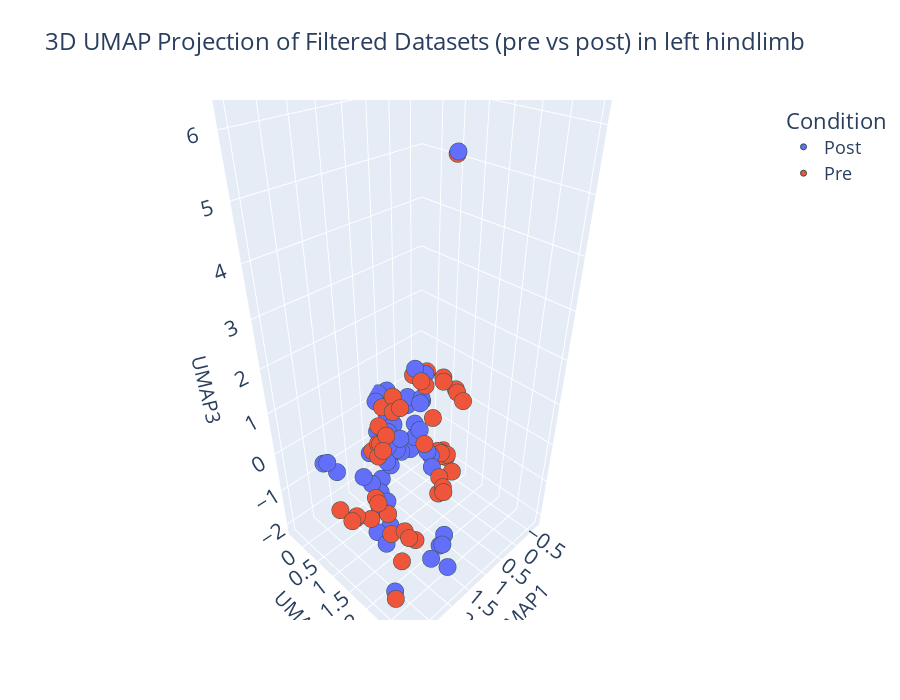
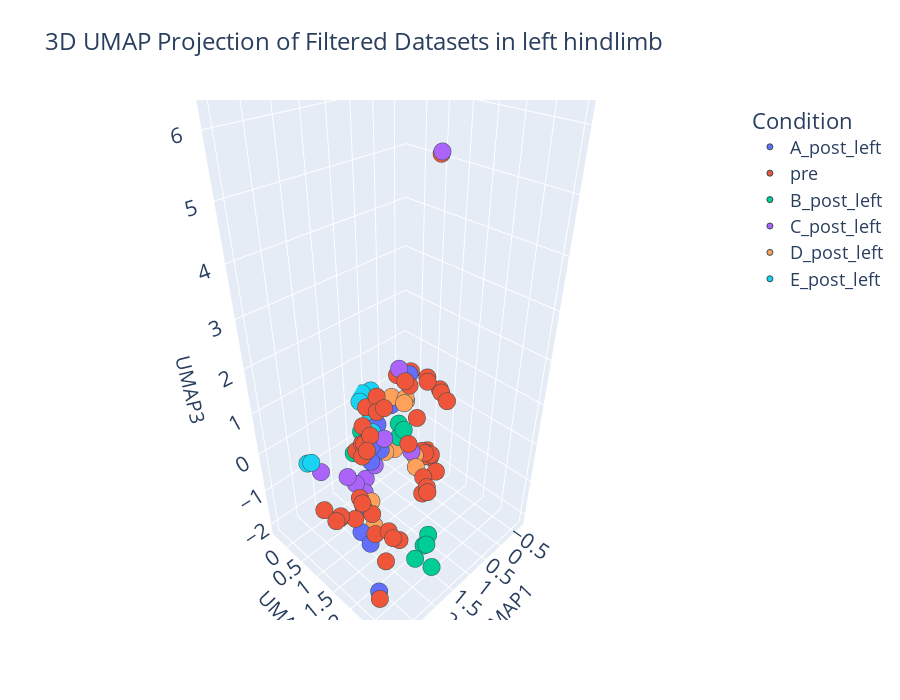

Source (notebook cell) for these figures, in order:
### Markdown cell above
## UMAP projection of the left limb

### Code cell
SCATTER_SIZE = 6
SCATTER_LINE_WIDTH = 1
SCATTER_SYMBOL = 'circle'
LEGEND_FONT_SIZE = 18
TITLE_FONT_SIZE = 24
AXIS_FONT_SIZE = 16
AXIS_TITLE_FONT_SIZE = 20

PRE_LABEL = "pre"
POST_LABEL = "post"

# Extract the specific post conditions for left hindlimb
def extract_post_condition(label):
    if POST_LABEL in label.lower():
        return label
    else:
        return PRE_LABEL

umap_plot_df["Dataset_label"] = umap_plot_df["Dataset"].map(dataset_label_map)
umap_plot_df_left = umap_plot_df[umap_plot_df["Dataset_label"].str.contains("left")]

umap_plot_df_left["Condition"] = umap_plot_df_left["Dataset_label"].apply(lambda x: "Pre" if "pre" in x.lower() else "Post")

fig = px.scatter_3d(
    umap_plot_df_left,
    x="UMAP1",
    y="UMAP2",
    z="UMAP3",
    color="Condition",
    symbol=None,
    hover_data=umap_plot_df_left.columns,
    title="3D UMAP Projection of Filtered Datasets (pre vs post) in left hindlimb"
)
fig.update_traces(marker=dict(size=SCATTER_SIZE, line=dict(width=SCATTER_LINE_WIDTH, color='DarkSlateGrey'), symbol=SCATTER_SYMBOL))
fig.update_layout(
    legend=dict(title="Condition", x=1.05, y=1, font=dict(size=LEGEND_FONT_SIZE)),
    width=900,
    height=700,
    scene=dict(
        xaxis=dict(title_font=dict(size=AXIS_TITLE_FONT_SIZE), tickfont=dict(size=AXIS_FONT_SIZE)),
        yaxis=dict(title_font=dict(size=AXIS_TITLE_FONT_SIZE), tickfont=dict(size=AXIS_FONT_SIZE)),
        zaxis=dict(title_font=dict(size=AXIS_TITLE_FONT_SIZE), tickfont=dict(size=AXIS_FONT_SIZE)),
    ),
    title=dict(font=dict(size=TITLE_FONT_SIZE))
)
fig.show()

umap_plot_df_left["Post_Condition"] = umap_plot_df_left["Dataset_label"].apply(extract_post_condition)

fig = px.scatter_3d(
    umap_plot_df_left,
    x="UMAP1",
    y="UMAP2",
    z="UMAP3",
    color="Post_Condition",
    symbol=None,
    hover_data=umap_plot_df_left.columns,
    title="3D UMAP Projection of Filtered Datasets in left hindlimb"
)
fig.update_traces(marker=dict(size=SCATTER_SIZE, line=dict(width=SCATTER_LINE_WIDTH, color='DarkSlateGrey'), symbol=SCATTER_SYMBOL))
fig.update_layout(
    legend=dict(title="Condition", x=1.05, y=1, font=dict(size=LEGEND_FONT_SIZE)),
    width=900,
    height=700,
    scene=dict(
        xaxis=dict(title_font=dict(size=AXIS_TITLE_FONT_SIZE), tickfont=dict(size=AXIS_FONT_SIZE)),
        yaxis=dict(title_font=dict(size=AXIS_TITLE_FONT_SIZE), tickfont=dict(size=AXIS_FONT_SIZE)),
        zaxis=dict(title_font=dict(size=AXIS_TITLE_FONT_SIZE), tickfont=dict(size=AXIS_FONT_SIZE)),
    ),
    title=dict(font=dict(size=TITLE_FONT_SIZE))
)
fig.show()

### Figure 1 — Plotly figure (JSON) as saved in the notebook; plotly's stock layout.template omitted (floating-point values rounded to 4 significant figures; data arrays with more than 128 entries replaced by an {"elided": "..."} marker saying what was removed)
{"data": [{"customdata": {"elided": "50x4 mixed values"}, "hovertemplate": "Condition=%{customdata[3]}<br>UMAP1=%{x}<br>UMAP2=%{y}<br>UMAP3=%{z}<br>Dataset=%{customdata[0]}<br>Mouse=%{customdata[1]}<br>Dataset_label=%{customdata[2]}<extra></extra>", "legendgroup": "Post", "marker": {"color": "#636efa", "line": {"color": "DarkSlateGrey", "width": 1}, "size": 6, "symbol": "circle"}, "mode": "markers", "name": "Post", "scene": "scene", "showlegend": true, "type": "scatter3d", "x": [-0.3835, 0.343, 1.386, 0.1885, 1.6, 2.004, 1.255, 1.883, 0.3651, 1.628, 0.08153, 1.657, 1.739, 2.291, 1.323, 0.7176, -0.02554, 1.64, 1.076, 2.202, 1.558, 2.277, 0.7772, 0.1679, 0.6493, -0.06578, 0.05996, -0.07529, -0.03103, 1.567, 1.825, 0.4286, 0.4983, 0.2873, -0.5768, 0.6719, 2.374, 0.4987, 0.4584, 0.4445, 0.8345, 2.425, 0.6106, 1.879, 0.4684, 0.7355, 1.205, 2.245, 0.9614, 2.668], "y": [0.05372, 0.6023, 2.307, 0.3029, 2.459, 2.548, 0.2943, 2.854, 0.482, 2.414, -0.03287, 0.5123, 0.3721, 0.2402, 0.4531, 0.8416, 0.4871, 0.5029, 0.4735, 2.999, 0.6761, 1.622, 0.4631, 0.06332, 0.3531, 0.2703, 0.3369, 0.5437, 0.2864, 0.8851, 1.242, 0.4107, -0.04059, 0.9235, 0.4955, -0.02808, 0.06513, -0.3495, -0.3237, -0.284, -0.206, 0.005623, -0.3779, 1.001, -0.2787, 0.3008, 0.5107, 1.33, 0.2694, 2.262], "z": [0.3217, -0.4691, -1.449, -0.5725, -1.418, -1.384, -0.134, -1.452, -0.7374, -1.462, -0.3157, -0.312, -1.019, -0.5774, -1.314, 1.439, -1.416, -1.192, -1.08, 6.254, -1.377, -1.536, -0.5267, 0.01326, -1.06, -0.1092, -0.06306, -1.53, -0.006998, -1.48, -1.709, -1.088, -0.6192, -1.372, -1.868, -0.7209, -0.3876, -0.04239, -0.2304, 0.1496, 0.1141, -0.414, 0.1131, -1.351, -0.49, -0.9815, -0.8636, -1.472, -0.7598, -2.0]}, {"customdata": {"elided": "50x4 mixed values"}, "hovertemplate": "Condition=%{customdata[3]}<br>UMAP1=%{x}<br>UMAP2=%{y}<br>UMAP3=%{z}<br>Dataset=%{customdata[0]}<br>Mouse=%{customdata[1]}<br>Dataset_label=%{customdata[2]}<extra></extra>", "legendgroup": "Pre", "marker": {"color": "#EF553B", "line": {"color": "DarkSlateGrey", "width": 1}, "size": 6, "symbol": "circle"}, "mode": "markers", "name": "Pre", "scene": "scene", "showlegend": true, "type": "scatter3d", "x": [2.768, 0.7098, 1.652, 0.77, -0.4384, -0.4131, -0.4135, 2.338, 2.254, 0.8936, 3.042, 2.333, 1.454, 0.9584, 1.631, 1.18, 2.745, -0.6796, 1.732, 1.109, 1.227, 2.299, 1.608, 1.42, 1.497, 0.1291, 1.474, 0.05059, 0.1269, 2.639, 2.488, -0.6178, -0.548, 1.375, 0.4622, 0.07667, 2.085, -0.5307, 2.571, 2.112, 2.528, 0.4881, -0.4858, 2.951, 0.2848, -0.6438, 2.064, 3.021, 1.06, 2.919], "y": [1.808, 1.109, 0.7723, 1.056, 0.04395, 0.4519, 0.5432, 2.199, 2.388, 1.487, 1.623, 2.306, 0.5784, 0.4613, 0.8092, 0.6977, 2.361, 0.376, 0.689, 0.3091, 1.597, 1.796, 0.967, 2.258, 2.22, 1.558, 2.325, 1.296, 1.031, 2.435, 1.941, 0.5266, 0.6121, 2.123, 1.644, 1.358, 1.405, 0.4903, 1.786, 1.304, 1.674, 0.5536, 0.492, 1.64, 1.18, 0.4113, 2.868, 1.267, 0.776, 1.583], "z": [-0.2602, 1.181, 0.1099, 1.287, 0.3663, -1.678, -1.691, -0.6222, -0.7725, 0.7276, -0.2464, -0.7215, 0.3089, 0.6926, 0.1112, 0.576, -2.051, -1.948, -0.08063, 0.421, 0.3658, -1.081, 0.4096, -0.1409, -0.2766, 0.7329, -0.1793, 0.8343, 1.023, -0.969, -0.2547, -1.963, -1.778, -0.01492, -0.8658, 0.804, 0.6364, -1.804, -0.03751, 0.4477, -0.0178, 1.018, -1.868, -0.1801, 1.083, -1.841, 6.17, -0.267, 0.6448, -0.3039]}], "layout": {"height": 700, "legend": {"font": {"size": 18}, "title": {"text": "Condition"}, "tracegroupgap": 0, "x": 1.05, "y": 1}, "scene": {"domain": {"x": [0, 1], "y": [0, 1]}, "xaxis": {"tickfont": {"size": 16}, "title": {"font": {"size": 20}, "text": "UMAP1"}}, "yaxis": {"tickfont": {"size": 16}, "title": {"font": {"size": 20}, "text": "UMAP2"}}, "zaxis": {"tickfont": {"size": 16}, "title": {"font": {"size": 20}, "text": "UMAP3"}}}, "title": {"font": {"size": 24}, "text": "3D UMAP Projection of Filtered Datasets (pre vs post) in left hindlimb"}, "width": 900}}

### Figure 2 — Plotly figure (JSON) as saved in the notebook; plotly's stock layout.template omitted (floating-point values rounded to 4 significant figures; data arrays with more than 128 entries replaced by an {"elided": "..."} marker saying what was removed)
{"data": [{"customdata": [[0, 0, "A_post_left", "Post", "A_post_left"], [0, 20, "A_post_left", "Post", "A_post_left"], [0, 42, "A_post_left", "Post", "A_post_left"], [0, 64, "A_post_left", "Post", "A_post_left"], [0, 86, "A_post_left", "Post", "A_post_left"], [0, 90, "A_post_left", "Post", "A_post_left"], [0, 92, "A_post_left", "Post", "A_post_left"], [0, 94, "A_post_left", "Post", "A_post_left"], [0, 96, "A_post_left", "Post", "A_post_left"], [0, 98, "A_post_left", "Post", "A_post_left"]], "hovertemplate": "Post_Condition=%{customdata[4]}<br>UMAP1=%{x}<br>UMAP2=%{y}<br>UMAP3=%{z}<br>Dataset=%{customdata[0]}<br>Mouse=%{customdata[1]}<br>Dataset_label=%{customdata[2]}<br>Condition=%{customdata[3]}<extra></extra>", "legendgroup": "A_post_left", "marker": {"color": "#636efa", "line": {"color": "DarkSlateGrey", "width": 1}, "size": 6, "symbol": "circle"}, "mode": "markers", "name": "A_post_left", "scene": "scene", "showlegend": true, "type": "scatter3d", "x": [-0.3835, 0.08153, 2.277, 0.4983, 1.879, 0.7355, 1.205, 2.245, 0.9614, 2.668], "y": [0.05372, -0.03287, 1.622, -0.04059, 1.001, 0.3008, 0.5107, 1.33, 0.2694, 2.262], "z": [0.3217, -0.3157, -1.536, -0.6192, -1.351, -0.9815, -0.8636, -1.472, -0.7598, -2.0]}, {"customdata": {"elided": "50x5 mixed values"}, "hovertemplate": "Post_Condition=%{customdata[4]}<br>UMAP1=%{x}<br>UMAP2=%{y}<br>UMAP3=%{z}<br>Dataset=%{customdata[0]}<br>Mouse=%{customdata[1]}<br>Dataset_label=%{customdata[2]}<br>Condition=%{customdata[3]}<extra></extra>", "legendgroup": "pre", "marker": {"color": "#EF553B", "line": {"color": "DarkSlateGrey", "width": 1}, "size": 6, "symbol": "circle"}, "mode": "markers", "name": "pre", "scene": "scene", "showlegend": true, "type": "scatter3d", "x": [2.768, 0.7098, 1.652, 0.77, -0.4384, -0.4131, -0.4135, 2.338, 2.254, 0.8936, 3.042, 2.333, 1.454, 0.9584, 1.631, 1.18, 2.745, -0.6796, 1.732, 1.109, 1.227, 2.299, 1.608, 1.42, 1.497, 0.1291, 1.474, 0.05059, 0.1269, 2.639, 2.488, -0.6178, -0.548, 1.375, 0.4622, 0.07667, 2.085, -0.5307, 2.571, 2.112, 2.528, 0.4881, -0.4858, 2.951, 0.2848, -0.6438, 2.064, 3.021, 1.06, 2.919], "y": [1.808, 1.109, 0.7723, 1.056, 0.04395, 0.4519, 0.5432, 2.199, 2.388, 1.487, 1.623, 2.306, 0.5784, 0.4613, 0.8092, 0.6977, 2.361, 0.376, 0.689, 0.3091, 1.597, 1.796, 0.967, 2.258, 2.22, 1.558, 2.325, 1.296, 1.031, 2.435, 1.941, 0.5266, 0.6121, 2.123, 1.644, 1.358, 1.405, 0.4903, 1.786, 1.304, 1.674, 0.5536, 0.492, 1.64, 1.18, 0.4113, 2.868, 1.267, 0.776, 1.583], "z": [-0.2602, 1.181, 0.1099, 1.287, 0.3663, -1.678, -1.691, -0.6222, -0.7725, 0.7276, -0.2464, -0.7215, 0.3089, 0.6926, 0.1112, 0.576, -2.051, -1.948, -0.08063, 0.421, 0.3658, -1.081, 0.4096, -0.1409, -0.2766, 0.7329, -0.1793, 0.8343, 1.023, -0.969, -0.2547, -1.963, -1.778, -0.01492, -0.8658, 0.804, 0.6364, -1.804, -0.03751, 0.4477, -0.0178, 1.018, -1.868, -0.1801, 1.083, -1.841, 6.17, -0.267, 0.6448, -0.3039]}, {"customdata": [[4, 2, "B_post_left", "Post", "B_post_left"], [4, 4, "B_post_left", "Post", "B_post_left"], [4, 6, "B_post_left", "Post", "B_post_left"], [4, 8, "B_post_left", "Post", "B_post_left"], [4, 10, "B_post_left", "Post", "B_post_left"], [4, 12, "B_post_left", "Post", "B_post_left"], [4, 14, "B_post_left", "Post", "B_post_left"], [4, 16, "B_post_left", "Post", "B_post_left"], [4, 18, "B_post_left", "Post", "B_post_left"], [4, 22, "B_post_left", "Post", "B_post_left"]], "hovertemplate": "Post_Condition=%{customdata[4]}<br>UMAP1=%{x}<br>UMAP2=%{y}<br>UMAP3=%{z}<br>Dataset=%{customdata[0]}<br>Mouse=%{customdata[1]}<br>Dataset_label=%{customdata[2]}<br>Condition=%{customdata[3]}<extra></extra>", "legendgroup": "B_post_left", "marker": {"color": "#00cc96", "line": {"color": "DarkSlateGrey", "width": 1}, "size": 6, "symbol": "circle"}, "mode": "markers", "name": "B_post_left", "scene": "scene", "showlegend": true, "type": "scatter3d", "x": [0.343, 1.386, 0.1885, 1.6, 2.004, 1.255, 1.883, 0.3651, 1.628, 1.657], "y": [0.6023, 2.307, 0.3029, 2.459, 2.548, 0.2943, 2.854, 0.482, 2.414, 0.5123], "z": [-0.4691, -1.449, -0.5725, -1.418, -1.384, -0.134, -1.452, -0.7374, -1.462, -0.312]}, {"customdata": [[8, 24, "C_post_left", "Post", "C_post_left"], [8, 26, "C_post_left", "Post", "C_post_left"], [8, 28, "C_post_left", "Post", "C_post_left"], [8, 30, "C_post_left", "Post", "C_post_left"], [8, 32, "C_post_left", "Post", "C_post_left"], [8, 34, "C_post_left", "Post", "C_post_left"], [8, 36, "C_post_left", "Post", "C_post_left"], [8, 38, "C_post_left", "Post", "C_post_left"], [8, 40, "C_post_left", "Post", "C_post_left"], [8, 44, "C_post_left", "Post", "C_post_left"]], "hovertemplate": "Post_Condition=%{customdata[4]}<br>UMAP1=%{x}<br>UMAP2=%{y}<br>UMAP3=%{z}<br>Dataset=%{customdata[0]}<br>Mouse=%{customdata[1]}<br>Dataset_label=%{customdata[2]}<br>Condition=%{customdata[3]}<extra></extra>", "legendgroup": "C_post_left", "marker": {"color": "#ab63fa", "line": {"color": "DarkSlateGrey", "width": 1}, "size": 6, "symbol": "circle"}, "mode": "markers", "name": "C_post_left", "scene": "scene", "showlegend": true, "type": "scatter3d", "x": [1.739, 2.291, 1.323, 0.7176, -0.02554, 1.64, 1.076, 2.202, 1.558, 0.7772], "y": [0.3721, 0.2402, 0.4531, 0.8416, 0.4871, 0.5029, 0.4735, 2.999, 0.6761, 0.4631], "z": [-1.019, -0.5774, -1.314, 1.439, -1.416, -1.192, -1.08, 6.254, -1.377, -0.5267]}, {"customdata": [[12, 46, "D_post_left", "Post", "D_post_left"], [12, 48, "D_post_left", "Post", "D_post_left"], [12, 50, "D_post_left", "Post", "D_post_left"], [12, 52, "D_post_left", "Post", "D_post_left"], [12, 54, "D_post_left", "Post", "D_post_left"], [12, 56, "D_post_left", "Post", "D_post_left"], [12, 58, "D_post_left", "Post", "D_post_left"], [12, 60, "D_post_left", "Post", "D_post_left"], [12, 62, "D_post_left", "Post", "D_post_left"], [12, 66, "D_post_left", "Post", "D_post_left"]], "hovertemplate": "Post_Condition=%{customdata[4]}<br>UMAP1=%{x}<br>UMAP2=%{y}<br>UMAP3=%{z}<br>Dataset=%{customdata[0]}<br>Mouse=%{customdata[1]}<br>Dataset_label=%{customdata[2]}<br>Condition=%{customdata[3]}<extra></extra>", "legendgroup": "D_post_left", "marker": {"color": "#FFA15A", "line": {"color": "DarkSlateGrey", "width": 1}, "size": 6, "symbol": "circle"}, "mode": "markers", "name": "D_post_left", "scene": "scene", "showlegend": true, "type": "scatter3d", "x": [0.1679, 0.6493, -0.06578, 0.05996, -0.07529, -0.03103, 1.567, 1.825, 0.4286, 0.2873], "y": [0.06332, 0.3531, 0.2703, 0.3369, 0.5437, 0.2864, 0.8851, 1.242, 0.4107, 0.9235], "z": [0.01326, -1.06, -0.1092, -0.06306, -1.53, -0.006998, -1.48, -1.709, -1.088, -1.372]}, {"customdata": [[16, 68, "E_post_left", "Post", "E_post_left"], [16, 70, "E_post_left", "Post", "E_post_left"], [16, 72, "E_post_left", "Post", "E_post_left"], [16, 74, "E_post_left", "Post", "E_post_left"], [16, 76, "E_post_left", "Post", "E_post_left"], [16, 78, "E_post_left", "Post", "E_post_left"], [16, 80, "E_post_left", "Post", "E_post_left"], [16, 82, "E_post_left", "Post", "E_post_left"], [16, 84, "E_post_left", "Post", "E_post_left"], [16, 88, "E_post_left", "Post", "E_post_left"]], "hovertemplate": "Post_Condition=%{customdata[4]}<br>UMAP1=%{x}<br>UMAP2=%{y}<br>UMAP3=%{z}<br>Dataset=%{customdata[0]}<br>Mouse=%{customdata[1]}<br>Dataset_label=%{customdata[2]}<br>Condition=%{customdata[3]}<extra></extra>", "legendgroup": "E_post_left", "marker": {"color": "#19d3f3", "line": {"color": "DarkSlateGrey", "width": 1}, "size": 6, "symbol": "circle"}, "mode": "markers", "name": "E_post_left", "scene": "scene", "showlegend": true, "type": "scatter3d", "x": [-0.5768, 0.6719, 2.374, 0.4987, 0.4584, 0.4445, 0.8345, 2.425, 0.6106, 0.4684], "y": [0.4955, -0.02808, 0.06513, -0.3495, -0.3237, -0.284, -0.206, 0.005623, -0.3779, -0.2787], "z": [-1.868, -0.7209, -0.3876, -0.04239, -0.2304, 0.1496, 0.1141, -0.414, 0.1131, -0.49]}], "layout": {"height": 700, "legend": {"font": {"size": 18}, "title": {"text": "Condition"}, "tracegroupgap": 0, "x": 1.05, "y": 1}, "scene": {"domain": {"x": [0, 1], "y": [0, 1]}, "xaxis": {"tickfont": {"size": 16}, "title": {"font": {"size": 20}, "text": "UMAP1"}}, "yaxis": {"tickfont": {"size": 16}, "title": {"font": {"size": 20}, "text": "UMAP2"}}, "zaxis": {"tickfont": {"size": 16}, "title": {"font": {"size": 20}, "text": "UMAP3"}}}, "title": {"font": {"size": 24}, "text": "3D UMAP Projection of Filtered Datasets in left hindlimb"}, "width": 900}}
